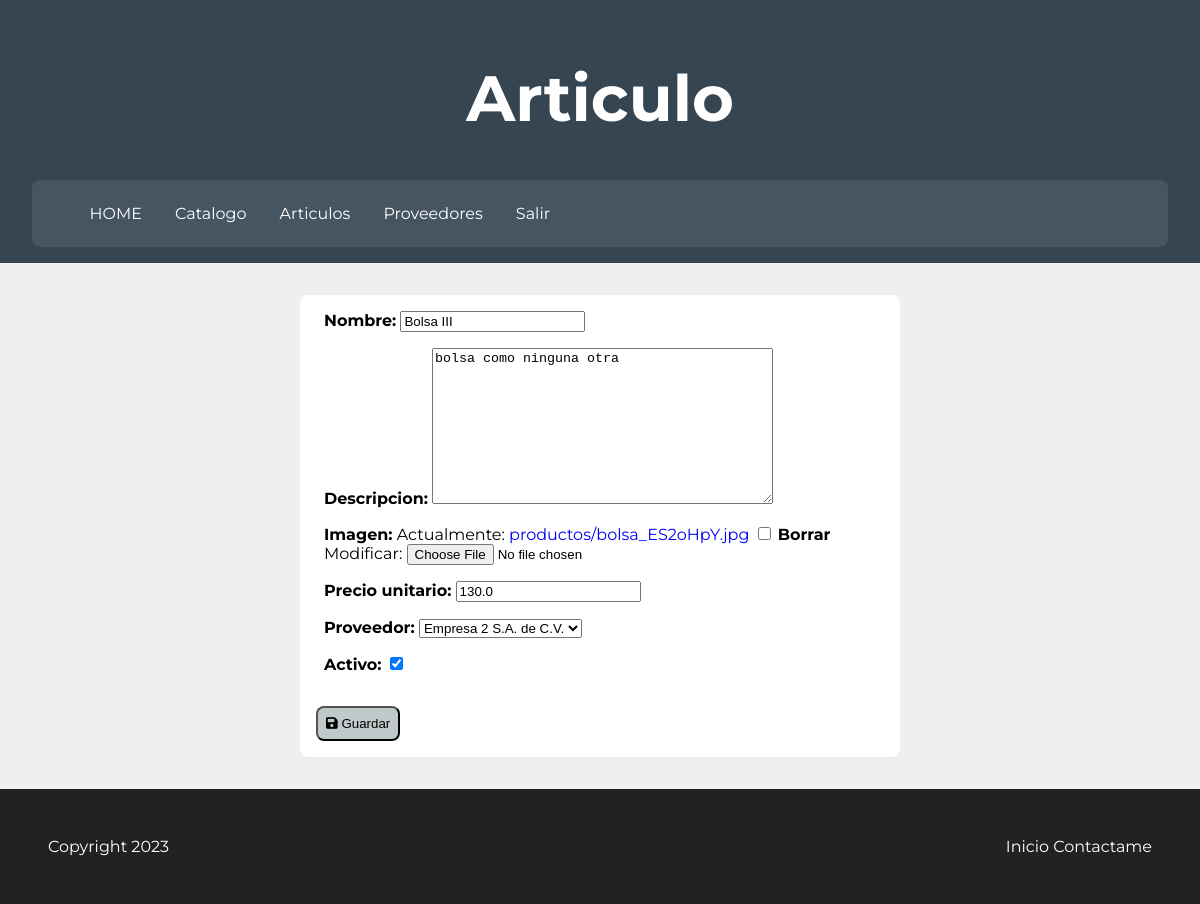
The app's page /articulo/editar/5 (signed in), older data.
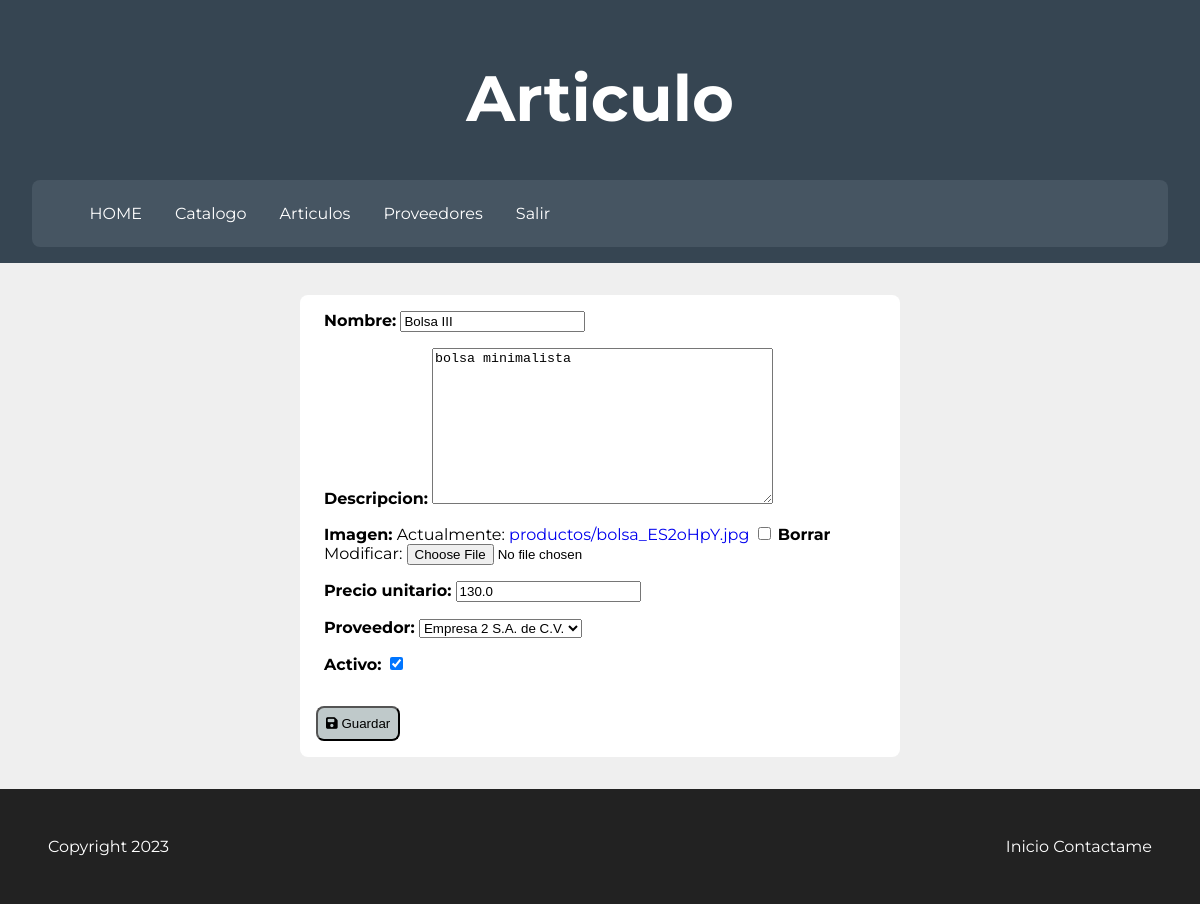
The same page, newer data.
### catalogo/models.py (models this page shows, shortened)
class Articulo(models.Model):
    nombre = models.CharField(max_length=45)
    descripcion = models.TextField()
    imagen  = models.ImageField(upload_to="productos", null=True, blank=True)
    precio_unitario = models.FloatField(default=0)
    proveedor = models.ForeignKey(Proveedor, on_delete=models.CASCADE)
    activo = models.BooleanField(default=True)

### catalogo/views.py (the view, shortened to what this page needs)
# urls.py: path('articulo/editar/<int:id>', views.crear_articulo, name="editarArticulo"),
@staff_member_required
def crear_articulo(request, id=None):
    from catalogo.forms import ArticuloForm
    from catalogo.forms import Articulo
    obj = Articulo.objects.filter(pk=id).first()
    path_img = guarda_path_img(obj)
    form = ArticuloForm(request.POST or None, request.FILES or None, instance=obj)
    if request.method == 'GET':
        parametros = { 'form': form }
        return TemplateResponse(request, 'articulo.html', parametros)

### catalogo/forms.py
class ArticuloForm(forms.ModelForm):
    class Meta:
        model = Articulo
        fields = '__all__'

### catalogo/models.py (called while the page is built)
    def __str__(self):
        return self.razon_social

### catalogo/views.py (called while the page is built)
def guarda_path_img(articulo):
    if articulo is None:
        return None
    else:
        return articulo.imagen.path

### templates/articulo.html (shortened to what this page needs)
{% extends 'base.html' %}
{% block cabecera %}
<h1 id="titulo">Articulo</h1>
{% endblock %}
{% block content %}
    <section class="cont_form">
        <form action="" method="POST" enctype="multipart/form-data">
            {{form.as_p}}
            <button type="submit" class="btn_guardar">
                <icon class="fa fa-floppy-disk"></icon> Guardar
            </button>
        </form>
    </section>
{% endblock %}

Row changes from the older to the newer data that the page shows:
changed Articulo "Bolsa III": descripcion "bolsa como ninguna otra" → "bolsa minimalista"
